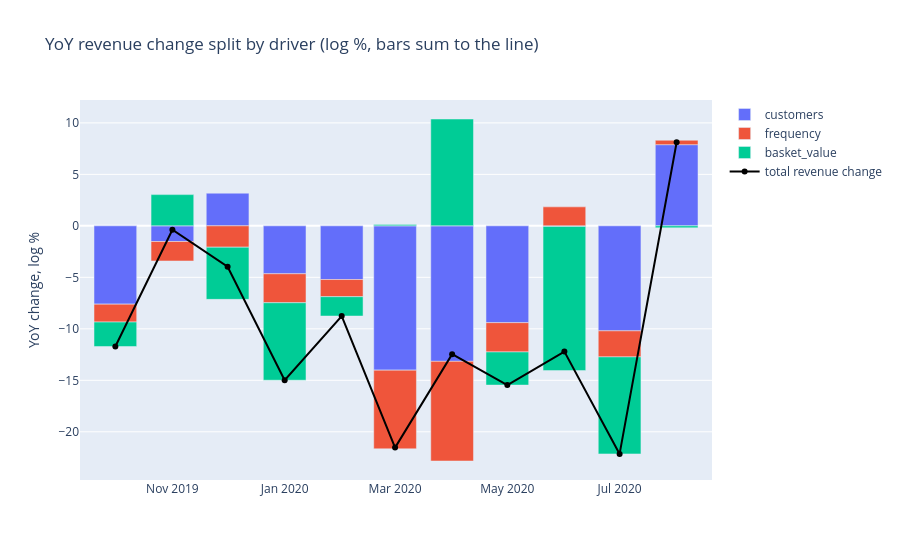

Source (notebook cell):
### Code cell
yoy = (
    kpi.with_columns(pl.col("month").dt.offset_by("-1y").alias("month_ly"))
    .join(kpi, left_on="month_ly", right_on="month", suffix="_ly")
    .select(
        "month",
        ((pl.col("revenue") / pl.col("revenue_ly")).log() * 100).alias("revenue_pct_log"),
        ((pl.col("customers") / pl.col("customers_ly")).log() * 100).alias("customers"),
        ((pl.col("frequency") / pl.col("frequency_ly")).log() * 100).alias("frequency"),
        ((pl.col("basket_value") / pl.col("basket_value_ly")).log() * 100).alias("basket_value"),
    )
)
fig = go.Figure()
for c in ["customers", "frequency", "basket_value"]:
    fig.add_bar(x=yoy["month"], y=yoy[c], name=c)
fig.add_scatter(x=yoy["month"], y=yoy["revenue_pct_log"], name="total revenue change",
                mode="lines+markers", line=dict(color="black"))
fig.update_layout(barmode="relative", title="YoY revenue change split by driver (log %, bars sum to the line)",
                  yaxis_title="YoY change, log %")
fig.show()
yoy

### Figure 1 — Plotly figure (JSON) as saved in the notebook; plotly's stock layout.template omitted (floating-point values rounded to 4 significant figures)
{"data": [{"name": "customers", "type": "bar", "x": ["2019-10-01", "2019-11-01", "2019-12-01", "2020-01-01", "2020-02-01", "2020-03-01", "2020-04-01", "2020-05-01", "2020-06-01", "2020-07-01", "2020-08-01"], "y": [-7.602, -1.521, 3.173, -4.654, -5.213, -14.01, -13.16, -9.402, -0.05637, -10.2, 7.885]}, {"name": "frequency", "type": "bar", "x": ["2019-10-01", "2019-11-01", "2019-12-01", "2020-01-01", "2020-02-01", "2020-03-01", "2020-04-01", "2020-05-01", "2020-06-01", "2020-07-01", "2020-08-01"], "y": [-1.739, -1.891, -2.074, -2.814, -1.666, -7.644, -9.679, -2.843, 1.844, -2.53, 0.4291]}, {"name": "basket_value", "type": "bar", "x": ["2019-10-01", "2019-11-01", "2019-12-01", "2020-01-01", "2020-02-01", "2020-03-01", "2020-04-01", "2020-05-01", "2020-06-01", "2020-07-01", "2020-08-01"], "y": [-2.374, 3.035, -5.065, -7.521, -1.879, 0.1201, 10.38, -3.218, -14.0, -9.424, -0.1919]}, {"line": {"color": "black"}, "mode": "lines+markers", "name": "total revenue change", "type": "scatter", "x": ["2019-10-01", "2019-11-01", "2019-12-01", "2020-01-01", "2020-02-01", "2020-03-01", "2020-04-01", "2020-05-01", "2020-06-01", "2020-07-01", "2020-08-01"], "y": [-11.71, -0.3765, -3.966, -14.99, -8.758, -21.54, -12.46, -15.46, -12.21, -22.15, 8.123]}], "layout": {"barmode": "relative", "title": {"text": "YoY revenue change split by driver (log %, bars sum to the line)"}, "yaxis": {"title": {"text": "YoY change, log %"}}}}
